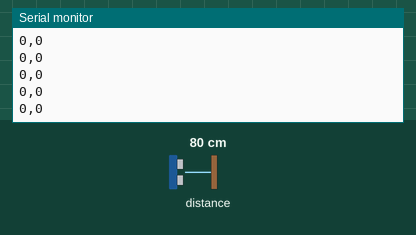
The sketch below on a simulated Arduino Leonardo, built with avr-gcc and run on an emulated ATmega32U4. On the bench: the last lines printed to the serial monitor. Inputs (shaded band) come from the test bench; at power-on: distance to the obstacle 80 cm.

Above: at 1.2 s.
1.3 s: distance to the obstacle set to 2 cm
At 1.35 s:
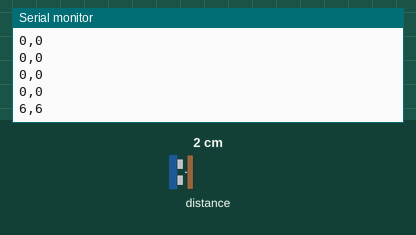
2.8 s: distance to the obstacle set to 18 cm
At 2.8 s:
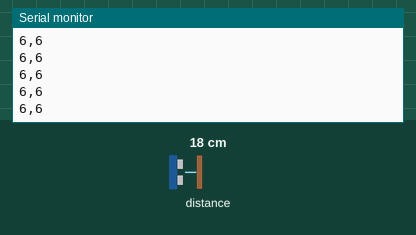
Timing chart, 0 to 5.8 s (numbered marks = the images above; inputs shaded):
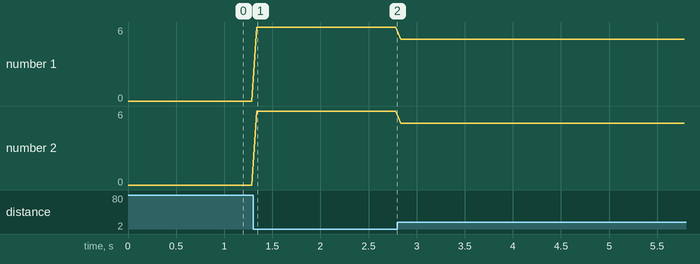

Measured:
- after the input at 1.3 s, the serial monitor: prints a new line at once (image 1)
- plotted number 1: 0 → 6 after the input at 1.3 s, 6 → 5 after the input at 2.8 s
- plotted number 2: 0 → 6 after the input at 1.3 s, 6 → 5 after the input at 2.8 s

The sketch:

ProxDemo.ino
```cpp
/* This example shows how the IR proximity sensors can be used.
   Run the program while connected to USB and use the Serial
   Monitor or Serial Plotter to see the values from the
   proximity sensors.
   See https://www.pololu.com/docs/0J63/all#3.6 for a description
   of how these sensors work.
   Below the left and right sensors are commented out for this demo.
*/

#include <Wire.h>
#include <Zumo32U4.h>

Zumo32U4ProximitySensors proxSensors;

void setup()
{
  proxSensors.initThreeSensors();
}

void loop(){

  proxSensors.read();
  int16_t frontLeft = proxSensors.countsFrontWithLeftLeds();
  int16_t frontRight = proxSensors.countsFrontWithRightLeds();
  /*int16_t left = proxSensors.countsLeftWithLeftLeds();
  int16_t right = proxSensors.countsRightWithRightLeds(); */

  Serial.print(frontLeft);
  Serial.print(",");
  Serial.println(frontRight);
  /*Serial.print(",");
  Serial.print(left);
  Serial.print(",");
  Serial.println(right); */

  delay(50);
}
```
